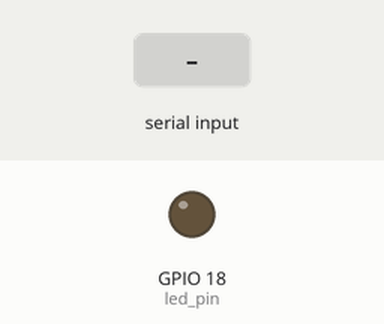
Simulated run of this program. Board: Raspberry Pi (BCM pin numbers). Shown: output pins drawn as LEDs (lit = HIGH). The inputs (shaded band) are chosen by the test bench. What the program prints to the terminal is not drawn.

Above: at 1.2 s.
1.3 s: "3" typed at the terminal, then Enter
At 2.08 s:
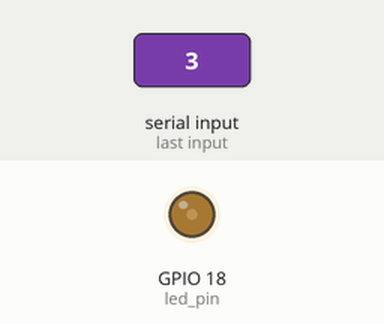
At 2.68 s:
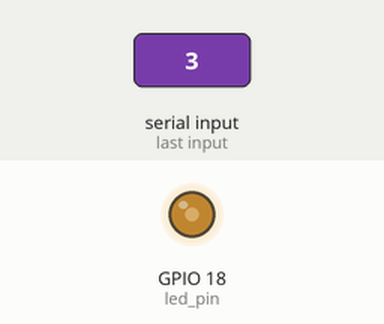
4.3 s: "5" typed at the terminal, then Enter
At 4.8 s:
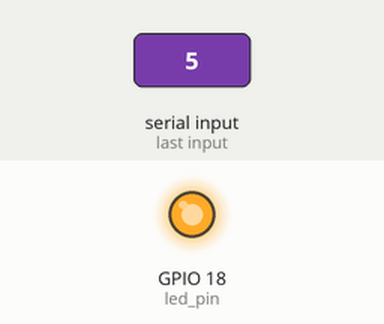
Timing chart, 0 to 7.3 s (numbered marks = the images above; inputs shaded):
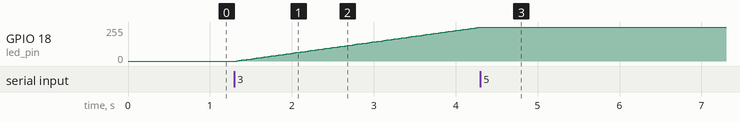

Measured:
- after the input at 1.3 s, GPIO 18 (led_pin): moves from 0/255 to 252/255 over 2.9 s, starting at once

The program:

KMYmission013002.py
```python
import RPi.GPIO as GPIO
import time

led_pin = 18 # 1 for WiringPi

GPIO.setmode(GPIO.BCM)
GPIO.setup(led_pin, GPIO.OUT)

pwm = GPIO.PWM(led_pin, 100) # channel=led_pin frequency=100Hz
pwm.start(0)

while 1:
    print("1. LED 켜기\n")
    print("2. LED 끄기\n")
    print("3. LED 3초간 점점 밝기\n")
    print("4. LED 3초간 점점 밝다가 3초간 점점 어둡기\n")
    print("5. 원하는 초 입력\n")
    print("0. 종료\n")

    number = int(input("원하는 기능: "))

    if number == 1:
        pwm.ChangeDutyCycle(100)
    elif number == 2:
        pwm.ChangeDutyCycle(0)
    elif number == 3:
        for t_high in range(0, 101, 1):
            pwm.ChangeDutyCycle(t_high)
            time.sleep(0.03)
    elif number == 4:
        for t_high in range(0, 101, 1):
            pwm.ChangeDutyCycle(t_high)
            time.sleep(0.03)
        for t_high in range(100, -1, -1):
            pwm.ChangeDutyCycle(t_high)
            time.sleep(0.03)
    elif number == 5:
        timeN = int(input("원하는 시간: "))
        for t_high in range(0, 101, 1):
            pwm.ChangeDutyCycle(t_high)
            time.sleep(timeN*0.01)
        for t_high in range(100, -1, -1):
            pwm.ChangeDutyCycle(t_high)
            time.sleep(timeN*0.01)
    elif number == 0:
        break


GPIO.cleanup()
```
